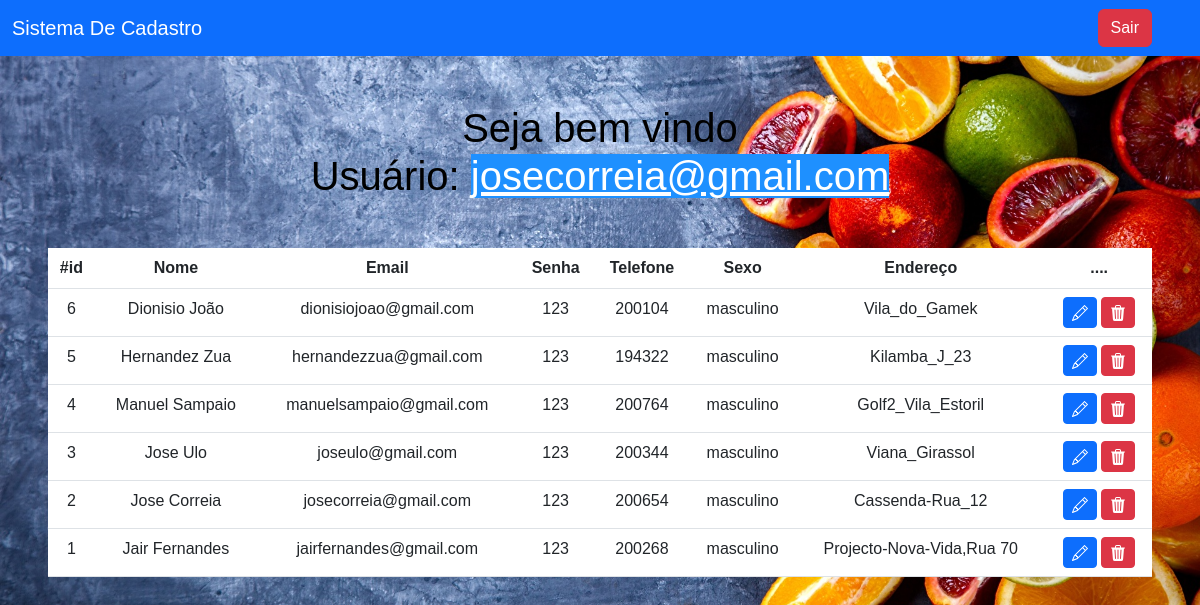
Screenshot of /sistema.php (signed in) with the database file from the repository.
### tables this page shows
CREATE TABLE `usuarios` (
  `id` int(11) NOT NULL AUTO_INCREMENT,
  `nome` varchar(45) NOT NULL,
  `email` varchar(100) NOT NULL,
  `senha` varchar(45) NOT NULL,
  `telefone` varchar(15) NOT NULL,
  `sexo` varchar(45) NOT NULL,
  `endereco` varchar(45) NOT NULL,
  PRIMARY KEY (`id`)
);

### sistema.php (the view, shortened to what this page needs)
<?php
include_once('config.php');
    $logado = $_SESSION['email'];
    $sql = "SELECT * FROM usuarios ORDER BY id DESC  ";
    $result = $conexao -> query($sql);
?>
    <!DOCTYPE html>
    <html lang="pt-pt">
    <head>
        <link href="https://cdn.jsdelivr.net/npm/bootstrap@5.3.0/dist/css/bootstrap.min.css" rel="stylesheet">
    </head>
    <body>
        <nav class="navbar navbar-expand-lg navbar-dark bg-primary">
            <div class="container-fluid">
                <a  class="navbar-brand" href="a">Sistema De Cadastro</a>
            </div>
            <div class="d-flex">
                <a href="sair.php" class="btn btn-danger me-5">Sair</a>
            </div>
        </nav>
        <?php
            echo "<h1><br>Seja bem vindo <br> Usuário: <u>$logado</u></h1> ";
        ?>
        <div class="m-5">
            <table class="table text-white table-bg">
                <thead>
                    <tr>
                    <th scope="col">#id</th>
                    <th scope="col">Nome</th>
                    <th scope="col">Email</th>
                    <th scope="col">Senha</th>
                    <th scope="col">Telefone</th>
                    <th scope="col">Sexo</th>
                    <th scope="col">Endereço</th>
                    <th scope="col">....</th>
                    </tr>
                </thead>
                <tbody>
                    <?php
                        while($user_data = mysqli_fetch_assoc($result))
                        {
                            echo "<tr>";
                            echo "<td>" .$user_data['id']."</td>";
                            echo "<td>" .$user_data['nome']."</td>";
                            echo "<td>" .$user_data['email']."</td>";
                            echo "<td>" .$user_data['senha']."</td>";
                            echo "<td>" .$user_data['telefone']."</td>";
                            echo "<td>" .$user_data['sexo']."</td>";
                            echo "<td>" .$user_data['endereco']."</td>";
                            echo "<td>
                                <a class ='btn btn-sm btn-primary' href='edit.php?id=$user_data[id]'>
                                <svg xmlns='http://www.w3.org/2000/svg' width='16' height='16' fill='currentColor' class='bi bi-pencil' viewBox='0 0 16 16'>
                                <path d='M12.146.146a.5.5 0 0 1 .708 0l3 3a.5.5 0 0 1 0 .708l-10 10a.5.5 0 0 1-.168.11l-5 2a.5.5 0 0 1-.65-.65l2-5a.5.5 0 0 1 .11-.168l10-10zM11.207 2.5 13.5 4.793 14.793 3.5 12.5 1.207 11.207 2.5zm1.586 3L10.5 3.207 4 9.707V10h.5a.5.5 0 0 1 .5.5v.5h.5a.5.5 0 0 1 .5.5v.5h.293l6.5-6.5zm-9.761 5.175-.106.106-1.528 3.821 3.821-1.528.106-.106A.5.5 0 0 1 5 12.5V12h-.5a.5.5 0 0 1-.5-.5V11h-.5a.5.5 0 0 1-.468-.325z'/>
                                </svg>
                                </a>
                               <a class ='btn btn-sm btn-danger' href='delete.php?id=$user_data[id]'>
                               <svg xmlns='http://www.w3.org/2000/svg' width='16' height='16' fill='currentColor' class='bi bi-trash3-fill' viewBox='0 0 16 16'>
                                 <path d='M11 1.5v1h3.5a.5.5 0 0 1 0 1h-.538l-.853 10.66A2 2 0 0 1 11.115 16h-6.23a2 2 0 0 1-1.994-1.84L2.038 3.5H1.5a.5.5 0 0 1 0-1H5v-1A1.5 1.5 0 0 1 6.5 0h3A1.5 1.5 0 0 1 11 1.5Zm-5 0v1h4v-1a.5.5 0 0 0-.5-.5h-3a.5.5 0 0 0-.5.5ZM4.5 5.029l.5 8.5a.5.5 0 1 0 .998-.06l-.5-8.5a.5.5 0 1 0-.998.06Zm6.53-.528a.5.5 0 0 0-.528.47l-.5 8.5a.5.5 0 0 0 .998.058l.5-8.5a.5.5 0 0 0-.47-.528ZM8 4.5a.5.5 0 0 0-.5.5v8.5a.5.5 0 0 0 1 0V5a.5.5 0 0 0-.5-.5Z''/>
                               </svg>
                            </td>";
                            echo "</tr>";
                        }
                    ?>
                </tbody>
            </table>
        </div>
    </body>
    </html>

### sistema.php (style rules this page uses)
body { font-family: Arial, Helvetica, sans-serif; background:linear-gradient(to right, rgb(20,147,220), rgb(17,54,71)); background-image: url(./img01/img09.jpg); background-size: cover; background-repeat: no-repeat; color:black; text-align: center; font-size: 1rem; }
.table { text-decoration: none; background-color: black; border-radius: 5px; }
.table-bg { background: rgba(0, 0, 0, 0.9); }
.navbar, .navbar-expand-lg ,.navbar-dark ,.bg-primary { background-color: #0b9735; }
u { color: white; background-color: dodgerblue; }

### rows the page displays
usuarios: id "6", nome "Dionisio João", email "dionisiojoao@gmail.com", senha "123", telefone "200104", sexo "masculino", endereco "Vila_do_Gamek"
usuarios: id "5", nome "Hernandez Zua", email "hernandezzua@gmail.com", senha "123", telefone "194322", sexo "masculino", endereco "Kilamba_J_23"
usuarios: id "4", nome "Manuel Sampaio", email "manuelsampaio@gmail.com", senha "123", telefone "200764", sexo "masculino", endereco "Golf2_Vila_Estoril"
usuarios: id "3", nome "Jose Ulo", email "joseulo@gmail.com", senha "123", telefone "200344", sexo "masculino", endereco "Viana_Girassol"
usuarios: id "2", nome "Jose Correia", email "josecorreia@gmail.com", senha "123", telefone "200654", sexo "masculino", endereco "Cassenda-Rua_12"
usuarios: id "1", nome "Jair Fernandes", email "jairfernandes@gmail.com", senha "123", telefone "200268", sexo "masculino", endereco "Projecto-Nova-Vida,Rua 70"

### other values shown
$logado "josecorreia@gmail.com"
